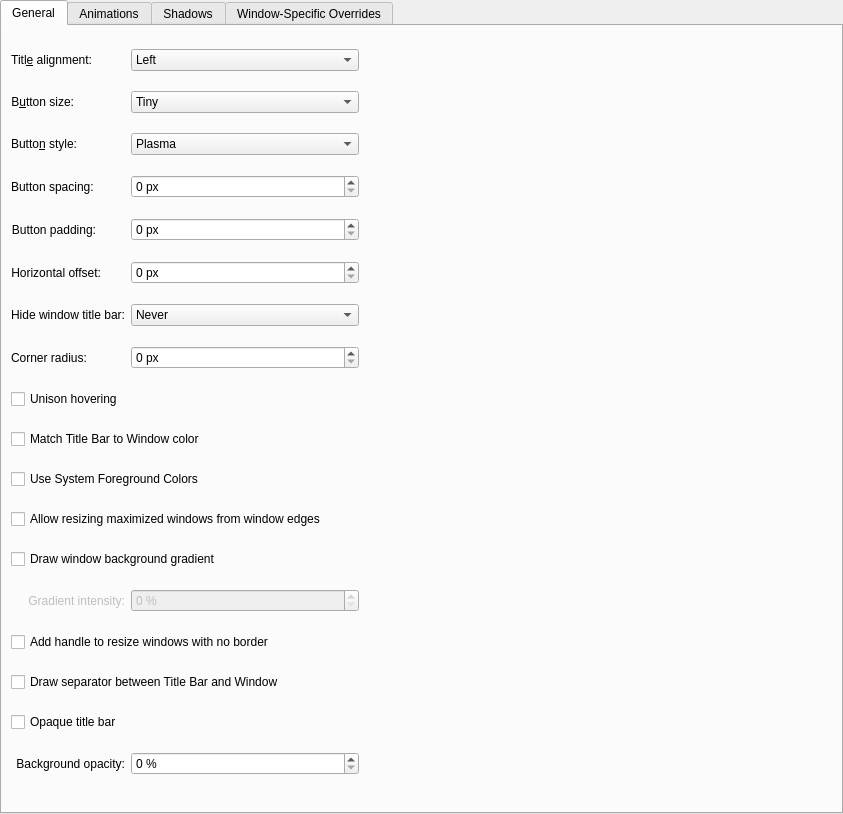
<?xml version="1.0" encoding="UTF-8"?>
<ui version="4.0">
 <class>BreezeConfigurationUI</class>
 <widget class="QWidget" name="BreezeConfigurationUI">
  <property name="geometry">
   <rect>
    <x>0</x>
    <y>0</y>
    <width>843</width>
    <height>814</height>
   </rect>
  </property>
  <layout class="QVBoxLayout" name="verticalLayout">
   <property name="leftMargin">
    <number>0</number>
   </property>
   <property name="topMargin">
    <number>0</number>
   </property>
   <property name="rightMargin">
    <number>0</number>
   </property>
   <property name="bottomMargin">
    <number>0</number>
   </property>
   <item>
    <widget class="QTabWidget" name="tabWidget">
     <property name="currentIndex">
      <number>0</number>
     </property>
     <widget class="QWidget" name="tab">
      <attribute name="title">
       <string>General</string>
      </attribute>
      <layout class="QGridLayout" name="gridLayout_4">
       <item row="8" column="1" colspan="4">
        <widget class="QCheckBox" name="unisonHovering">
         <property name="text">
          <string>Unison hovering</string>
         </property>
        </widget>
       </item>
       <item row="13" column="2">
        <widget class="QSpinBox" name="gradientSpinBox">
         <property name="enabled">
          <bool>false</bool>
         </property>
         <property name="suffix">
          <string> %</string>
         </property>
         <property name="maximum">
          <number>100</number>
         </property>
        </widget>
       </item>
       <item row="11" column="1" colspan="4">
        <widget class="QCheckBox" name="drawBorderOnMaximizedWindows">
         <property name="text">
          <string>Allow resizing maximized windows from window edges</string>
         </property>
        </widget>
       </item>
       <item row="3" column="1">
        <widget class="QLabel" name="buttonSpacingLabel">
         <property name="text">
          <string>Button spacing:</string>
         </property>
         <property name="buddy">
           <cstring>buttonSpacing</cstring>
         </property>
        </widget>
       </item>
       <item row="7" column="1">
        <widget class="QLabel" name="cornerRadiusLabel">
         <property name="text">
          <string>Corner radius:</string>
         </property>
        </widget>
       </item>
       <item row="1" column="1" alignment="Qt::AlignLeft">
        <widget class="QLabel" name="label_4">
         <property name="text">
          <string>B&amp;utton size:</string>
         </property>
         <property name="alignment">
          <set>Qt::AlignRight|Qt::AlignTrailing|Qt::AlignVCenter</set>
         </property>
         <property name="buddy">
          <cstring>buttonSize</cstring>
         </property>
        </widget>
       </item>
       <item row="25" column="2">
        <widget class="QSpinBox" name="opacitySpinBox">
         <property name="suffix">
          <string> %</string>
         </property>
         <property name="maximum">
          <number>100</number>
         </property>
        </widget>
       </item>
       <item row="0" column="1" alignment="Qt::AlignLeft">
        <widget class="QLabel" name="label_3">
         <property name="text">
          <string>Titl&amp;e alignment:</string>
         </property>
         <property name="alignment">
          <set>Qt::AlignRight|Qt::AlignTrailing|Qt::AlignVCenter</set>
         </property>
         <property name="buddy">
          <cstring>titleAlignment</cstring>
         </property>
        </widget>
       </item>
       <item row="23" column="1" colspan="3">
        <widget class="QCheckBox" name="drawTitleBarSeparator">
         <property name="text">
          <string>Draw separator between Title Bar and Window</string>
         </property>
        </widget>
       </item>
       <item row="12" column="1" colspan="4">
        <widget class="QCheckBox" name="drawBackgroundGradient">
         <property name="text">
          <string>Draw window background gradient</string>
         </property>
        </widget>
       </item>
       <item row="24" column="1" colspan="3">
        <widget class="QCheckBox" name="opaqueTitleBar">
         <property name="text">
          <string>Opaque title bar</string>
         </property>
        </widget>
       </item>
       <item row="3" column="2">
        <widget class="QSpinBox" name="buttonSpacing">
         <property name="suffix">
          <string> px</string>
         </property>
         <property name="prefix">
          <string/>
         </property>
        </widget>
       </item>
       <item row="13" column="1">
        <widget class="QLabel" name="label_7">
         <property name="enabled">
          <bool>false</bool>
         </property>
         <property name="text">
          <string>Gradient intensity:</string>
         </property>
         <property name="alignment">
          <set>Qt::AlignRight|Qt::AlignTrailing|Qt::AlignVCenter</set>
         </property>
        </widget>
       </item>
       <item row="4" column="1" alignment="Qt::AlignLeft">
        <widget class="QLabel" name="buttonPaddingLabel">
         <property name="text">
          <string>Button padding:</string>
         </property>
         <property name="alignment">
          <set>Qt::AlignRight|Qt::AlignTrailing|Qt::AlignVCenter</set>
         </property>
         <property name="buddy">
          <cstring>buttonPadding</cstring>
         </property>
        </widget>
       </item>
       <item row="5" column="1" alignment="Qt::AlignLeft">
         <widget class="QLabel" name="hOffsetLabel">
           <property name="text">
             <string>Horizontal offset:</string>
           </property>
           <property name="alignment">
             <set>Qt::AlignRight|Qt::AlignTrailing|Qt::AlignVCenter</set>
           </property>
           <property name="buddy">
             <cstring>hOffset</cstring>
           </property>
         </widget>
       </item>
       <item row="1" column="2">
        <widget class="QComboBox" name="buttonSize">
         <item>
          <property name="text">
           <string>Tiny</string>
          </property>
         </item>
         <item>
          <property name="text">
           <string comment="@item:inlistbox Button size:">Small</string>
          </property>
         </item>
         <item>
          <property name="text">
           <string comment="@item:inlistbox Button size:">Medium</string>
          </property>
         </item>
         <item>
          <property name="text">
           <string comment="@item:inlistbox Button size:">Large</string>
          </property>
         </item>
         <item>
          <property name="text">
           <string comment="@item:inlistbox Button size:">Very Large</string>
          </property>
         </item>
        </widget>
       </item>
       <item row="6" column="1" alignment="Qt::AlignLeft">
        <widget class="QLabel" name="label_14">
         <property name="text">
          <string>Hide window title bar:</string>
         </property>
         <property name="alignment">
          <set>Qt::AlignRight|Qt::AlignTrailing|Qt::AlignVCenter</set>
         </property>
         <property name="buddy">
          <cstring>hideTitleBar</cstring>
         </property>
        </widget>
       </item>
       <item row="25" column="1">
        <widget class="QLabel" name="label_6">
         <property name="text">
          <string>Background opacity:</string>
         </property>
         <property name="alignment">
          <set>Qt::AlignRight|Qt::AlignTrailing|Qt::AlignVCenter</set>
         </property>
        </widget>
       </item>
       <item row="0" column="3">
        <spacer name="horizontalSpacer">
         <property name="orientation">
          <enum>Qt::Horizontal</enum>
         </property>
         <property name="sizeHint" stdset="0">
          <size>
           <width>40</width>
           <height>20</height>
          </size>
         </property>
        </spacer>
       </item>
       <item row="6" column="2">
        <widget class="QComboBox" name="hideTitleBar">
         <item>
          <property name="text">
           <string>Never</string>
          </property>
         </item>
         <item>
          <property name="text">
           <string>Maximized Windows</string>
          </property>
         </item>
         <item>
          <property name="text">
           <string>Any Maximization</string>
          </property>
         </item>
         <item>
          <property name="text">
           <string>Always</string>
          </property>
         </item>
        </widget>
       </item>
       <item row="2" column="2">
        <widget class="QComboBox" name="buttonStyle">
         <item>
          <property name="text">
           <string>Plasma</string>
          </property>
         </item>
         <item>
          <property name="text">
           <string>Gnome</string>
          </property>
         </item>
         <item>
          <property name="text">
           <string>macOS Sierra</string>
          </property>
         </item>
         <item>
          <property name="text">
           <string>macOS Dark Aurorae</string>
          </property>
         </item>
         <item>
          <property name="text">
           <string>SBE Sierra</string>
          </property>
         </item>
         <item>
          <property name="text">
           <string>SBE Sierra Active</string>
          </property>
         </item>
         <item>
          <property name="text">
           <string>SBE Sierra Inactive</string>
          </property>
         </item>
         <item>
          <property name="text">
           <string>SBE Dark Aurorae</string>
          </property>
         </item>
         <item>
          <property name="text">
           <string>SBE Dark Aurorae Active</string>
          </property>
         </item>
         <item>
          <property name="text">
           <string>SBE Dark Aurorae Inactive</string>
          </property>
         </item>
         <item>
          <property name="text">
           <string>Sierra Color Symbols</string>
          </property>
         </item>
         <item>
          <property name="text">
           <string>Dark Aurorae Color Symbols</string>
          </property>
         </item>
         <item>
          <property name="text">
           <string>Sierra Monochrome Symbols</string>
          </property>
         </item>
         <item>
          <property name="text">
           <string>Dark Aurorae Monochrome Symbols</string>
          </property>
         </item>
         <item>
          <property name="text">
           <string>Mac Mono</string>
          </property>
         </item>
         <item>
          <property name="text">
           <string>Zephyr</string>
          </property>
         </item>
        </widget>
       </item>
       <item row="7" column="2">
        <widget class="QSpinBox" name="cornerRadiusSpinBox">
         <property name="suffix">
          <string> px</string>
         </property>
         <property name="prefix">
          <string/>
         </property>
        </widget>
       </item>
       <item row="0" column="2">
        <widget class="QComboBox" name="titleAlignment">
         <item>
          <property name="text">
           <string>Left</string>
          </property>
         </item>
         <item>
          <property name="text">
           <string>Center</string>
          </property>
         </item>
         <item>
          <property name="text">
           <string>Center (Full Width)</string>
          </property>
         </item>
         <item>
          <property name="text">
           <string>Right</string>
          </property>
         </item>
        </widget>
       </item>
       <item row="22" column="1" colspan="4">
        <widget class="QCheckBox" name="drawSizeGrip">
         <property name="text">
          <string>Add handle to resize windows with no border</string>
         </property>
        </widget>
       </item>
       <item row="4" column="2">
        <widget class="QSpinBox" name="buttonPadding">
         <property name="enabled">
          <bool>true</bool>
         </property>
         <property name="suffix">
          <string> px</string>
         </property>
         <property name="maximum">
          <number>50</number>
         </property>
        </widget>
       </item>
       <item row="5" column="2">
         <widget class="QSpinBox" name="hOffset">
           <property name="enabled">
             <bool>true</bool>
           </property>
           <property name="suffix">
             <string> px</string>
           </property>
           <property name="maximum">
             <number>50</number>
           </property>
         </widget>
       </item>
       <item row="2" column="1" alignment="Qt::AlignLeft">
        <widget class="QLabel" name="label_8">
         <property name="text">
          <string>Butto&amp;n style:</string>
         </property>
         <property name="alignment">
          <set>Qt::AlignRight|Qt::AlignTrailing|Qt::AlignVCenter</set>
         </property>
         <property name="buddy">
          <cstring>buttonStyle</cstring>
         </property>
        </widget>
       </item>
       <item row="9" column="1" colspan="4">
        <widget class="QCheckBox" name="matchColorForTitleBar">
         <property name="text">
          <string>Match Title Bar to Window color</string>
         </property>
        </widget>
       </item>
       <item row="10" column="1" colspan="4">
         <widget class="QCheckBox" name="systemForegroundColor">
           <property name="text">
             <string>Use System Foreground Colors</string>
           </property>
         </widget>
       </item>
      </layout>
     </widget>
     <widget class="QWidget" name="tab_2">
      <attribute name="title">
       <string>Animations</string>
      </attribute>
      <layout class="QGridLayout" name="gridLayout_5">
       <item row="6" column="2">
        <layout class="QHBoxLayout" name="horizontalLayout_5">
         <item>
          <spacer name="horizontalSpacer_2">
           <property name="orientation">
            <enum>Qt::Horizontal</enum>
           </property>
           <property name="sizeType">
            <enum>QSizePolicy::Fixed</enum>
           </property>
           <property name="sizeHint" stdset="0">
            <size>
             <width>16</width>
             <height>5</height>
            </size>
           </property>
          </spacer>
         </item>
         <item>
          <widget class="QLabel" name="animationsDurationLabel">
           <property name="enabled">
            <bool>true</bool>
           </property>
           <property name="text">
            <string>A&amp;nimations duration:</string>
           </property>
           <property name="alignment">
            <set>Qt::AlignRight|Qt::AlignTrailing|Qt::AlignVCenter</set>
           </property>
           <property name="buddy">
            <cstring>animationsDuration</cstring>
           </property>
          </widget>
         </item>
         <item>
          <widget class="QSpinBox" name="animationsDuration">
           <property name="enabled">
            <bool>true</bool>
           </property>
           <property name="suffix">
            <string> ms</string>
           </property>
           <property name="maximum">
            <number>500</number>
           </property>
          </widget>
         </item>
        </layout>
       </item>
       <item row="0" column="0" colspan="3">
        <widget class="QCheckBox" name="animationsEnabled">
         <property name="text">
          <string>Enable animations</string>
         </property>
        </widget>
       </item>
       <item row="6" column="3">
        <spacer name="horizontalSpacer_4">
         <property name="orientation">
          <enum>Qt::Horizontal</enum>
         </property>
         <property name="sizeHint" stdset="0">
          <size>
           <width>40</width>
           <height>20</height>
          </size>
         </property>
        </spacer>
       </item>
       <item row="9" column="2">
        <spacer name="verticalSpacer_2">
         <property name="orientation">
          <enum>Qt::Vertical</enum>
         </property>
         <property name="sizeHint" stdset="0">
          <size>
           <width>20</width>
           <height>40</height>
          </size>
         </property>
        </spacer>
       </item>
      </layout>
     </widget>
     <widget class="QWidget" name="tab_4">
      <attribute name="title">
       <string>Shadows</string>
      </attribute>
      <layout class="QGridLayout" name="gridLayout">
       <item row="3" column="7">
        <widget class="QSpinBox" name="shadowStrength">
         <property name="suffix">
          <string>%</string>
         </property>
         <property name="minimum">
          <number>10</number>
         </property>
         <property name="maximum">
          <number>100</number>
         </property>
        </widget>
       </item>
       <item row="4" column="2" alignment="Qt::AlignLeft">
        <widget class="QLabel" name="label_5">
         <property name="text">
          <string>Color:</string>
         </property>
         <property name="alignment">
          <set>Qt::AlignRight|Qt::AlignTrailing|Qt::AlignVCenter</set>
         </property>
        </widget>
       </item>
       <item row="7" column="2" colspan="12">
        <widget class="QCheckBox" name="specificShadowsInactiveWindows">
         <property name="text">
          <string>Specific shadows on inactive windows:</string>
         </property>
        </widget>
       </item>
       <item row="3" column="2" alignment="Qt::AlignLeft">
        <widget class="QLabel" name="label_2">
         <property name="text">
          <string comment="strength of the shadow (from transparent to opaque)">S&amp;trength:</string>
         </property>
         <property name="alignment">
          <set>Qt::AlignRight|Qt::AlignTrailing|Qt::AlignVCenter</set>
         </property>
         <property name="buddy">
          <cstring>shadowStrength</cstring>
         </property>
        </widget>
       </item>
       <item row="0" column="7">
        <widget class="QComboBox" name="shadowSize">
         <item>
          <property name="text">
           <string comment="@item:inlistbox Button size:">None</string>
          </property>
         </item>
         <item>
          <property name="text">
           <string comment="@item:inlistbox Button size:">Small</string>
          </property>
         </item>
         <item>
          <property name="text">
           <string comment="@item:inlistbox Button size:">Medium</string>
          </property>
         </item>
         <item>
          <property name="text">
           <string comment="@item:inlistbox Button size:">Large</string>
          </property>
         </item>
         <item>
          <property name="text">
           <string comment="@item:inlistbox Button size:">Very Large</string>
          </property>
         </item>
        </widget>
       </item>
       <item row="0" column="2" alignment="Qt::AlignLeft">
        <widget class="QLabel" name="label">
         <property name="text">
          <string>Si&amp;ze:</string>
         </property>
         <property name="alignment">
          <set>Qt::AlignRight|Qt::AlignTrailing|Qt::AlignVCenter</set>
         </property>
         <property name="buddy">
          <cstring>shadowSize</cstring>
         </property>
        </widget>
       </item>
       <item row="4" column="7">
        <widget class="KColorButton" name="shadowColor"/>
       </item>
       <item row="9" column="7">
        <widget class="QComboBox" name="shadowSizeInactiveWindows">
         <property name="enabled">
          <bool>false</bool>
         </property>
         <item>
          <property name="text">
           <string comment="@item:inlistbox Button size:">None</string>
          </property>
         </item>
         <item>
          <property name="text">
           <string comment="@item:inlistbox Button size:">Small</string>
          </property>
         </item>
         <item>
          <property name="text">
           <string comment="@item:inlistbox Button size:">Medium</string>
          </property>
         </item>
         <item>
          <property name="text">
           <string comment="@item:inlistbox Button size:">Large</string>
          </property>
         </item>
         <item>
          <property name="text">
           <string comment="@item:inlistbox Button size:">Very Large</string>
          </property>
         </item>
        </widget>
       </item>
       <item row="0" column="12">
        <spacer name="horizontalSpacer_13">
         <property name="orientation">
          <enum>Qt::Horizontal</enum>
         </property>
         <property name="sizeHint" stdset="0">
          <size>
           <width>40</width>
           <height>20</height>
          </size>
         </property>
        </spacer>
       </item>
       <item row="12" column="7">
        <spacer name="verticalSpacer_3">
         <property name="orientation">
          <enum>Qt::Vertical</enum>
         </property>
         <property name="sizeHint" stdset="0">
          <size>
           <width>20</width>
           <height>40</height>
          </size>
         </property>
        </spacer>
       </item>
       <item row="11" column="7">
        <widget class="KColorButton" name="shadowColorInactiveWindows"/>
       </item>
       <item row="10" column="7">
        <widget class="QSpinBox" name="shadowStrengthInactiveWindows">
         <property name="enabled">
          <bool>false</bool>
         </property>
         <property name="suffix">
          <string>%</string>
         </property>
         <property name="minimum">
          <number>10</number>
         </property>
         <property name="maximum">
          <number>100</number>
         </property>
        </widget>
       </item>
       <item row="11" column="2" alignment="Qt::AlignLeft">
        <widget class="QLabel" name="label_13">
         <property name="enabled">
          <bool>false</bool>
         </property>
         <property name="text">
          <string>Color:</string>
         </property>
         <property name="alignment">
          <set>Qt::AlignRight|Qt::AlignTrailing|Qt::AlignVCenter</set>
         </property>
        </widget>
       </item>
       <item row="9" column="2" alignment="Qt::AlignLeft">
        <widget class="QLabel" name="label_11">
         <property name="enabled">
          <bool>false</bool>
         </property>
         <property name="text">
          <string>Siz&amp;e:</string>
         </property>
         <property name="alignment">
          <set>Qt::AlignRight|Qt::AlignTrailing|Qt::AlignVCenter</set>
         </property>
         <property name="buddy">
          <cstring>shadowSizeInactiveWindows</cstring>
         </property>
        </widget>
       </item>
       <item row="10" column="2" alignment="Qt::AlignLeft">
        <widget class="QLabel" name="label_12">
         <property name="enabled">
          <bool>false</bool>
         </property>
         <property name="text">
          <string comment="strength of the shadow (from transparent to opaque)">Stre&amp;ngth:</string>
         </property>
         <property name="alignment">
          <set>Qt::AlignRight|Qt::AlignTrailing|Qt::AlignVCenter</set>
         </property>
         <property name="buddy">
          <cstring>shadowStrengthInactiveWindows</cstring>
         </property>
        </widget>
       </item>
      </layout>
     </widget>
     <widget class="QWidget" name="tab_3">
      <attribute name="title">
       <string>Window-Specific Overrides</string>
      </attribute>
      <layout class="QVBoxLayout" name="verticalLayout_3">
       <item>
        <widget class="Breeze::ExceptionListWidget" name="exceptions" native="true">
         <property name="sizePolicy">
          <sizepolicy hsizetype="Preferred" vsizetype="Expanding">
           <horstretch>0</horstretch>
           <verstretch>0</verstretch>
          </sizepolicy>
         </property>
        </widget>
       </item>
      </layout>
     </widget>
    </widget>
   </item>
  </layout>
 </widget>
 <customwidgets>
  <customwidget>
   <class>KColorButton</class>
   <extends>QPushButton</extends>
   <header>kcolorbutton.h</header>
  </customwidget>
  <customwidget>
   <class>Breeze::ExceptionListWidget</class>
   <extends>QWidget</extends>
   <header>config/breezeexceptionlistwidget.h</header>
   <container>1</container>
  </customwidget>
 </customwidgets>
 <tabstops>
  <tabstop>tabWidget</tabstop>
  <tabstop>titleAlignment</tabstop>
  <tabstop>buttonSize</tabstop>
  <tabstop>buttonStyle</tabstop>
  <tabstop>buttonSpacing</tabstop>
  <tabstop>buttonPadding</tabstop>
  <tabstop>hOffset</tabstop>
  <tabstop>hideTitleBar</tabstop>
  <tabstop>matchColorForTitleBar</tabstop>
  <tabstop>systemForegroundColor</tabstop>
  <tabstop>unisonHovering</tabstop>
  <tabstop>drawBorderOnMaximizedWindows</tabstop>
  <tabstop>cornerRadiusSpinBox</tabstop>
  <tabstop>drawBackgroundGradient</tabstop>
  <tabstop>drawSizeGrip</tabstop>
  <tabstop>drawTitleBarSeparator</tabstop>
  <tabstop>opaqueTitleBar</tabstop>
  <tabstop>animationsEnabled</tabstop>
  <tabstop>shadowSize</tabstop>
  <tabstop>shadowStrength</tabstop>
  <tabstop>shadowColor</tabstop>
  <tabstop>shadowSizeInactiveWindows</tabstop>
  <tabstop>shadowStrengthInactiveWindows</tabstop>
  <tabstop>shadowColorInactiveWindows</tabstop>
 </tabstops>
 <resources/>
 <connections>
  <connection>
   <sender>animationsEnabled</sender>
   <signal>toggled(bool)</signal>
   <receiver>animationsDurationLabel</receiver>
   <slot>setEnabled(bool)</slot>
   <hints>
    <hint type="sourcelabel">
     <x>20</x>
     <y>20</y>
    </hint>
    <hint type="destinationlabel">
     <x>20</x>
     <y>20</y>
    </hint>
   </hints>
  </connection>
  <connection>
   <sender>animationsEnabled</sender>
   <signal>toggled(bool)</signal>
   <receiver>animationsDuration</receiver>
   <slot>setEnabled(bool)</slot>
   <hints>
    <hint type="sourcelabel">
     <x>20</x>
     <y>20</y>
    </hint>
    <hint type="destinationlabel">
     <x>20</x>
     <y>20</y>
    </hint>
   </hints>
  </connection>
  <connection>
   <sender>drawBackgroundGradient</sender>
   <signal>toggled(bool)</signal>
   <receiver>gradientSpinBox</receiver>
   <slot>setEnabled(bool)</slot>
   <hints>
    <hint type="sourcelabel">
     <x>20</x>
     <y>20</y>
    </hint>
    <hint type="destinationlabel">
     <x>20</x>
     <y>20</y>
    </hint>
   </hints>
  </connection>
  <connection>
   <sender>drawBackgroundGradient</sender>
   <signal>toggled(bool)</signal>
   <receiver>label_7</receiver>
   <slot>setEnabled(bool)</slot>
   <hints>
    <hint type="sourcelabel">
     <x>20</x>
     <y>20</y>
    </hint>
    <hint type="destinationlabel">
     <x>20</x>
     <y>20</y>
    </hint>
   </hints>
  </connection>
  <connection>
   <sender>opaqueTitleBar</sender>
   <signal>toggled(bool)</signal>
   <receiver>opacitySpinBox</receiver>
   <slot>setDisabled(bool)</slot>
   <hints>
    <hint type="sourcelabel">
     <x>20</x>
     <y>20</y>
    </hint>
    <hint type="destinationlabel">
     <x>20</x>
     <y>20</y>
    </hint>
   </hints>
  </connection>
  <connection>
   <sender>opaqueTitleBar</sender>
   <signal>toggled(bool)</signal>
   <receiver>label_6</receiver>
   <slot>setDisabled(bool)</slot>
   <hints>
    <hint type="sourcelabel">
     <x>20</x>
     <y>20</y>
    </hint>
    <hint type="destinationlabel">
     <x>20</x>
     <y>20</y>
    </hint>
   </hints>
  </connection>
  <connection>
   <sender>specificShadowsInactiveWindows</sender>
   <signal>toggled(bool)</signal>
   <receiver>shadowSizeInactiveWindows</receiver>
   <slot>setEnabled(bool)</slot>
   <hints>
    <hint type="sourcelabel">
     <x>20</x>
     <y>20</y>
    </hint>
    <hint type="destinationlabel">
     <x>20</x>
     <y>20</y>
    </hint>
   </hints>
  </connection>
  <connection>
   <sender>specificShadowsInactiveWindows</sender>
   <signal>toggled(bool)</signal>
   <receiver>label_11</receiver>
   <slot>setEnabled(bool)</slot>
   <hints>
    <hint type="sourcelabel">
     <x>20</x>
     <y>20</y>
    </hint>
    <hint type="destinationlabel">
     <x>20</x>
     <y>20</y>
    </hint>
   </hints>
  </connection>
  <connection>
   <sender>specificShadowsInactiveWindows</sender>
   <signal>toggled(bool)</signal>
   <receiver>shadowStrengthInactiveWindows</receiver>
   <slot>setEnabled(bool)</slot>
   <hints>
    <hint type="sourcelabel">
     <x>20</x>
     <y>20</y>
    </hint>
    <hint type="destinationlabel">
     <x>20</x>
     <y>20</y>
    </hint>
   </hints>
  </connection>
  <connection>
   <sender>specificShadowsInactiveWindows</sender>
   <signal>toggled(bool)</signal>
   <receiver>label_12</receiver>
   <slot>setEnabled(bool)</slot>
   <hints>
    <hint type="sourcelabel">
     <x>20</x>
     <y>20</y>
    </hint>
    <hint type="destinationlabel">
     <x>20</x>
     <y>20</y>
    </hint>
   </hints>
  </connection>
  <connection>
   <sender>specificShadowsInactiveWindows</sender>
   <signal>toggled(bool)</signal>
   <receiver>shadowColorInactiveWindows</receiver>
   <slot>setEnabled(bool)</slot>
   <hints>
    <hint type="sourcelabel">
     <x>20</x>
     <y>20</y>
    </hint>
    <hint type="destinationlabel">
     <x>20</x>
     <y>20</y>
    </hint>
   </hints>
  </connection>
  <connection>
   <sender>specificShadowsInactiveWindows</sender>
   <signal>toggled(bool)</signal>
   <receiver>label_13</receiver>
   <slot>setEnabled(bool)</slot>
   <hints>
    <hint type="sourcelabel">
     <x>20</x>
     <y>20</y>
    </hint>
    <hint type="destinationlabel">
     <x>20</x>
     <y>20</y>
    </hint>
   </hints>
  </connection>
 </connections>
</ui>
